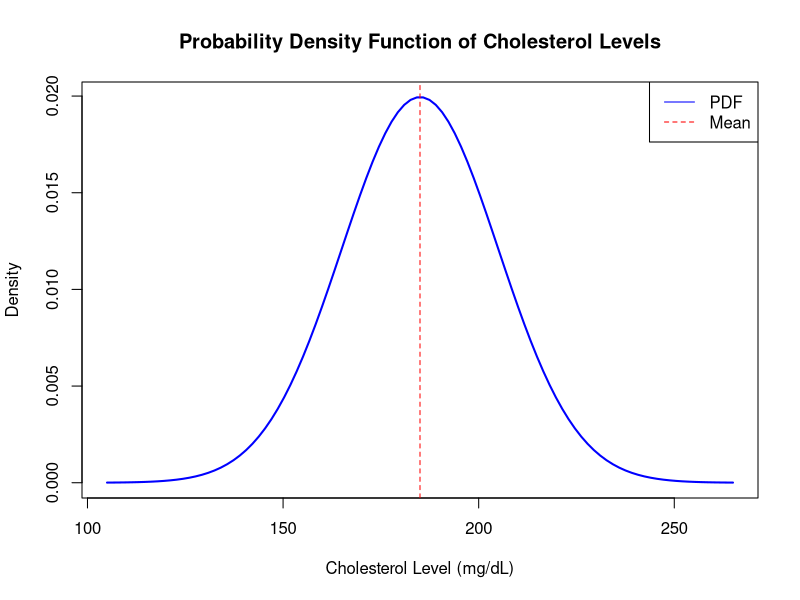

Reproduce this figure in R.
#Task 2
# a)
# Define the parameters
mu <- 185  # Mean
sigma <- 20  # Standard deviation

# Generate a sequence of cholesterol levels
x <- seq(mu - 4*sigma, mu + 4*sigma, length = 100)

# Compute the PDF using the dnorm() function
pdf <- dnorm(x, mean = mu, sd = sigma)

# Plot the PDF
plot(x, pdf, type = "l", main = "Probability Density Function of Cholesterol Levels",
     xlab = "Cholesterol Level (mg/dL)", ylab = "Density", col = "blue", lwd = 2)
abline(v = mu, col = "red", lty = 2)  # Mark the mean
legend("topright", legend = c("PDF", "Mean"), col = c("blue", "red"), lty = c(1, 2))

# b)
# P(170 <= X <= 180)
prob_between_170_180 <- pnorm(180, mean = mu, sd = sigma) - pnorm(170, mean = mu, sd = sigma)
prob_between_170_180

# P(X > 200)
prob_greater_200 <- 1 - pnorm(200, mean = mu, sd = sigma)
prob_greater_200

#c)
# 25th percentile
Q1 <- qnorm(0.25, mean = mu, sd = sigma)

# 75th percentile
Q3 <- qnorm(0.75, mean = mu, sd = sigma)

# Interquartile Range (IQR)
IQR <- Q3 - Q1
IQR
